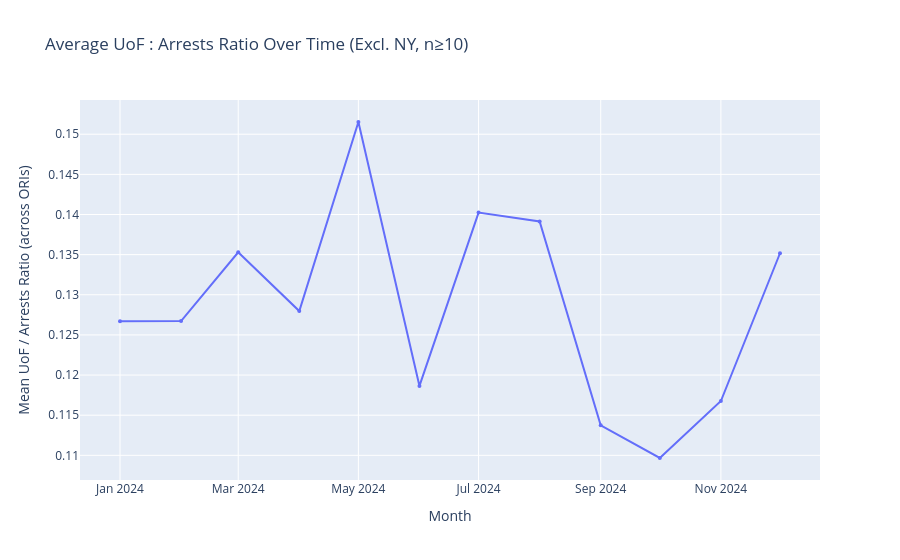

Notebook cell for this chart:
### Code cell
# Time series: mean ratio across ORIs per month — excl. NY, size filtered
# Size filter: keep ORIs with >= MIN_INCIDENTS total UoF across all months

valid_ori = (
    ori_race_month[ori_race_month["state"] != "NY"]
    .groupby("ori")["uof_count"]
    .sum()
    .loc[lambda s: s >= MIN_INCIDENTS]
    .index
)

orm_filtered = ori_race_month[
    (ori_race_month["state"] != "NY") &
    (ori_race_month["ori"].isin(valid_ori))
]

overall_mean_ratio = (
    orm_filtered
    .groupby("month_dt")["ratio"]
    .mean()
    .reset_index()
    .rename(columns={"month_dt": "Month", "ratio": "Mean UoF / Non-UoF Ratio"})
)

fig = px.line(
    overall_mean_ratio,
    x="Month",
    y="Mean UoF / Non-UoF Ratio",
    markers=True,
    title=f"Average UoF : Arrests Ratio Over Time (Excl. NY, n≥{MIN_INCIDENTS})",
)
fig.update_traces(marker=dict(size=4))
fig.update_layout(
    xaxis_title="Month",
    yaxis_title="Mean UoF / Arrests Ratio (across ORIs)",
    legend_title=None,
    hovermode="x unified",
)
fig.show()

### Figure 1 — Plotly figure (JSON) as saved in the notebook; plotly's stock layout.template omitted (floating-point values rounded to 4 significant figures)
{"data": [{"hovertemplate": "Month=%{x}<br>Mean UoF / Non-UoF Ratio=%{y}<extra></extra>", "legendgroup": "", "line": {"color": "#636efa", "dash": "solid"}, "marker": {"size": 4, "symbol": "circle"}, "mode": "lines+markers", "name": "", "orientation": "v", "showlegend": false, "type": "scatter", "x": ["2024-01-01T00:00:00.000000", "2024-02-01T00:00:00.000000", "2024-03-01T00:00:00.000000", "2024-04-01T00:00:00.000000", "2024-05-01T00:00:00.000000", "2024-06-01T00:00:00.000000", "2024-07-01T00:00:00.000000", "2024-08-01T00:00:00.000000", "2024-09-01T00:00:00.000000", "2024-10-01T00:00:00.000000", "2024-11-01T00:00:00.000000", "2024-12-01T00:00:00.000000"], "xaxis": "x", "y": [0.1267, 0.1267, 0.1353, 0.128, 0.1515, 0.1186, 0.1402, 0.1391, 0.1137, 0.1097, 0.1168, 0.1352], "yaxis": "y"}], "layout": {"hovermode": "x unified", "legend": {"title": {}, "tracegroupgap": 0}, "title": {"text": "Average UoF : Arrests Ratio Over Time (Excl. NY, n≥10)"}, "xaxis": {"anchor": "y", "domain": [0, 1], "title": {"text": "Month"}}, "yaxis": {"anchor": "x", "domain": [0, 1], "title": {"text": "Mean UoF / Arrests Ratio (across ORIs)"}}}}
